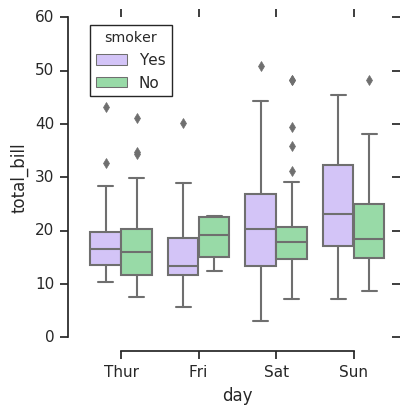

This figure's Python source:
# Changes for pycharm display_.py only this session

# Substitute 'from urllib.parse import urlencode'
# with 'from urllib import urlencode'

# Substitute 'from urllib.request import Request, urlopen'
# with 'from urllib2 import Request, urlopen'


# Comment:
# #from .supported_data_type import _standardize_value
import matplotlib.pyplot as plt
from seaborn import set, load_dataset,\
    boxplot, despine

set(style='ticks', palette='pastel')

# Load example tips dataset
tips = load_dataset('tips')
print tips.head()
print tips.tail()

# Draw a nested boxplot to show bills/day,time
fig = plt.figure(figsize=(4,4))

boxplot(x='day', y='total_bill', hue='smoker',
        palette=["m", "g"], data=tips)

despine(offset=10, trim=True)
plt.savefig('snsStd.png', bbox_inches='tight')
